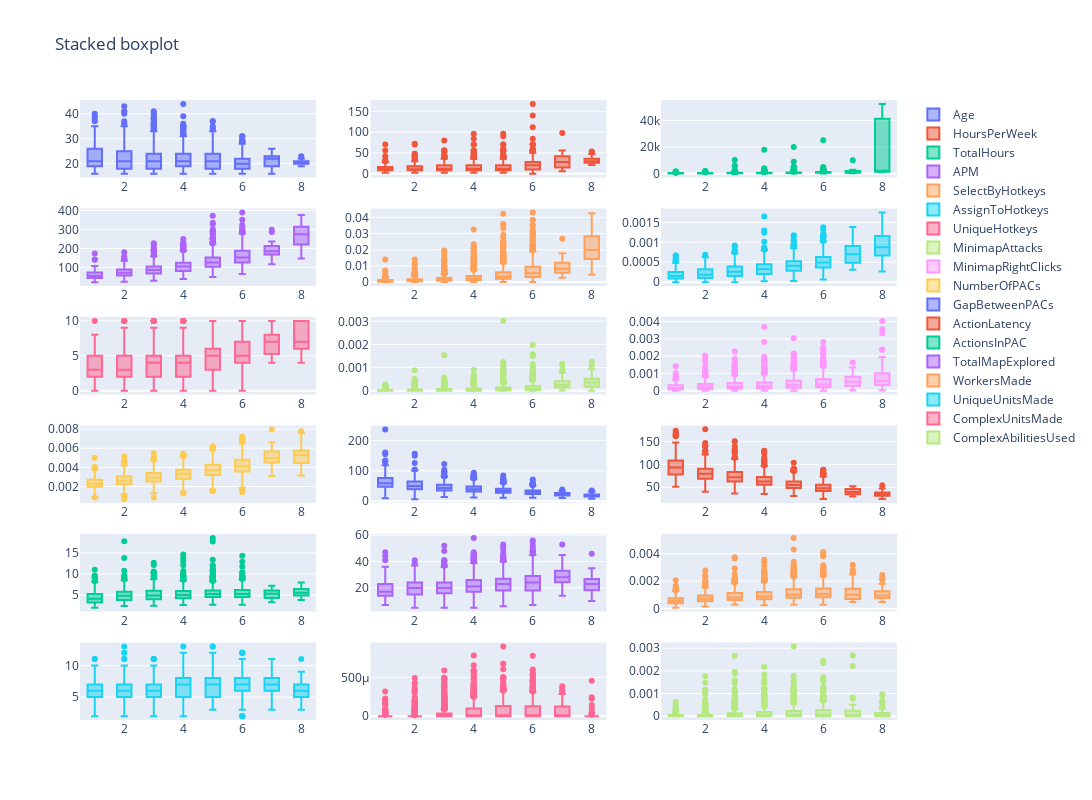

The notebook cell this image was saved under:
### Code cell
fig = make_subplots(rows = 6, cols = 3)
for idx, feature in enumerate(visualize_features):
    row = idx // 3 + 1
    col = idx % 3 + 1
    fig.append_trace(go.Box(x=processed_df[target_var], y=processed_df[feature], name=feature), row=row, col=col)

fig.update_layout({'height': 800, 'width': 1200, 'title': 'Stacked boxplot'})
fig.show()

### Figure 1 — Plotly figure (JSON) as saved in the notebook; plotly's stock layout.template omitted (floating-point values rounded to 4 significant figures; data arrays with more than 128 entries replaced by an {"elided": "..."} marker saying what was removed)
{"data": [{"name": "Age", "type": "box", "x": {"elided": "3394 int values"}, "xaxis": "x", "y": {"elided": "3394 int values"}, "yaxis": "y"}, {"name": "HoursPerWeek", "type": "box", "x": {"elided": "3394 int values"}, "xaxis": "x2", "y": {"elided": "3394 int values"}, "yaxis": "y2"}, {"name": "TotalHours", "type": "box", "x": {"elided": "3394 int values"}, "xaxis": "x3", "y": {"elided": "3394 int values"}, "yaxis": "y3"}, {"name": "APM", "type": "box", "x": {"elided": "3394 int values"}, "xaxis": "x4", "y": {"elided": "3394 float values"}, "yaxis": "y4"}, {"name": "SelectByHotkeys", "type": "box", "x": {"elided": "3394 int values"}, "xaxis": "x5", "y": {"elided": "3394 float values"}, "yaxis": "y5"}, {"name": "AssignToHotkeys", "type": "box", "x": {"elided": "3394 int values"}, "xaxis": "x6", "y": {"elided": "3394 float values"}, "yaxis": "y6"}, {"name": "UniqueHotkeys", "type": "box", "x": {"elided": "3394 int values"}, "xaxis": "x7", "y": {"elided": "3394 int values"}, "yaxis": "y7"}, {"name": "MinimapAttacks", "type": "box", "x": {"elided": "3394 int values"}, "xaxis": "x8", "y": {"elided": "3394 float values"}, "yaxis": "y8"}, {"name": "MinimapRightClicks", "type": "box", "x": {"elided": "3394 int values"}, "xaxis": "x9", "y": {"elided": "3394 float values"}, "yaxis": "y9"}, {"name": "NumberOfPACs", "type": "box", "x": {"elided": "3394 int values"}, "xaxis": "x10", "y": {"elided": "3394 float values"}, "yaxis": "y10"}, {"name": "GapBetweenPACs", "type": "box", "x": {"elided": "3394 int values"}, "xaxis": "x11", "y": {"elided": "3394 float values"}, "yaxis": "y11"}, {"name": "ActionLatency", "type": "box", "x": {"elided": "3394 int values"}, "xaxis": "x12", "y": {"elided": "3394 float values"}, "yaxis": "y12"}, {"name": "ActionsInPAC", "type": "box", "x": {"elided": "3394 int values"}, "xaxis": "x13", "y": {"elided": "3394 float values"}, "yaxis": "y13"}, {"name": "TotalMapExplored", "type": "box", "x": {"elided": "3394 int values"}, "xaxis": "x14", "y": {"elided": "3394 int values"}, "yaxis": "y14"}, {"name": "WorkersMade", "type": "box", "x": {"elided": "3394 int values"}, "xaxis": "x15", "y": {"elided": "3394 float values"}, "yaxis": "y15"}, {"name": "UniqueUnitsMade", "type": "box", "x": {"elided": "3394 int values"}, "xaxis": "x16", "y": {"elided": "3394 int values"}, "yaxis": "y16"}, {"name": "ComplexUnitsMade", "type": "box", "x": {"elided": "3394 int values"}, "xaxis": "x17", "y": {"elided": "3394 float values"}, "yaxis": "y17"}, {"name": "ComplexAbilitiesUsed", "type": "box", "x": {"elided": "3394 int values"}, "xaxis": "x18", "y": {"elided": "3394 float values"}, "yaxis": "y18"}], "layout": {"height": 800, "title": {"text": "Stacked boxplot"}, "width": 1200, "xaxis": {"anchor": "y", "domain": [0, 0.2889]}, "xaxis10": {"anchor": "y10", "domain": [0, 0.2889]}, "xaxis11": {"anchor": "y11", "domain": [0.3556, 0.6444]}, "xaxis12": {"anchor": "y12", "domain": [0.7111, 1]}, "xaxis13": {"anchor": "y13", "domain": [0, 0.2889]}, "xaxis14": {"anchor": "y14", "domain": [0.3556, 0.6444]}, "xaxis15": {"anchor": "y15", "domain": [0.7111, 1]}, "xaxis16": {"anchor": "y16", "domain": [0, 0.2889]}, "xaxis17": {"anchor": "y17", "domain": [0.3556, 0.6444]}, "xaxis18": {"anchor": "y18", "domain": [0.7111, 1]}, "xaxis2": {"anchor": "y2", "domain": [0.3556, 0.6444]}, "xaxis3": {"anchor": "y3", "domain": [0.7111, 1]}, "xaxis4": {"anchor": "y4", "domain": [0, 0.2889]}, "xaxis5": {"anchor": "y5", "domain": [0.3556, 0.6444]}, "xaxis6": {"anchor": "y6", "domain": [0.7111, 1]}, "xaxis7": {"anchor": "y7", "domain": [0, 0.2889]}, "xaxis8": {"anchor": "y8", "domain": [0.3556, 0.6444]}, "xaxis9": {"anchor": "y9", "domain": [0.7111, 1]}, "yaxis": {"anchor": "x", "domain": [0.875, 1]}, "yaxis10": {"anchor": "x10", "domain": [0.35, 0.475]}, "yaxis11": {"anchor": "x11", "domain": [0.35, 0.475]}, "yaxis12": {"anchor": "x12", "domain": [0.35, 0.475]}, "yaxis13": {"anchor": "x13", "domain": [0.175, 0.3]}, "yaxis14": {"anchor": "x14", "domain": [0.175, 0.3]}, "yaxis15": {"anchor": "x15", "domain": [0.175, 0.3]}, "yaxis16": {"anchor": "x16", "domain": [0, 0.125]}, "yaxis17": {"anchor": "x17", "domain": [0, 0.125]}, "yaxis18": {"anchor": "x18", "domain": [0, 0.125]}, "yaxis2": {"anchor": "x2", "domain": [0.875, 1]}, "yaxis3": {"anchor": "x3", "domain": [0.875, 1]}, "yaxis4": {"anchor": "x4", "domain": [0.7, 0.825]}, "yaxis5": {"anchor": "x5", "domain": [0.7, 0.825]}, "yaxis6": {"anchor": "x6", "domain": [0.7, 0.825]}, "yaxis7": {"anchor": "x7", "domain": [0.525, 0.65]}, "yaxis8": {"anchor": "x8", "domain": [0.525, 0.65]}, "yaxis9": {"anchor": "x9", "domain": [0.525, 0.65]}}}
